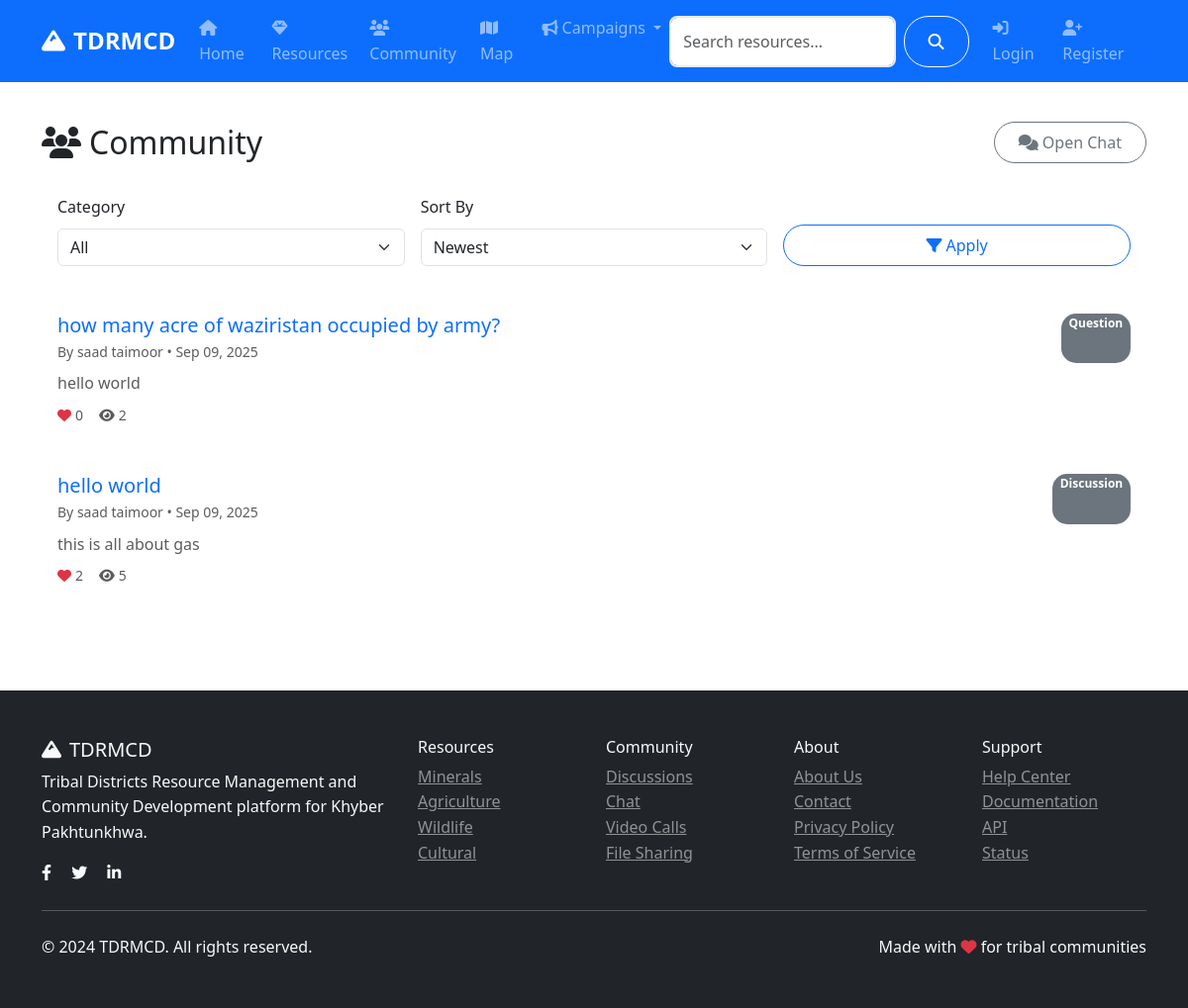
/community/, run on an earlier commit of the app's database.
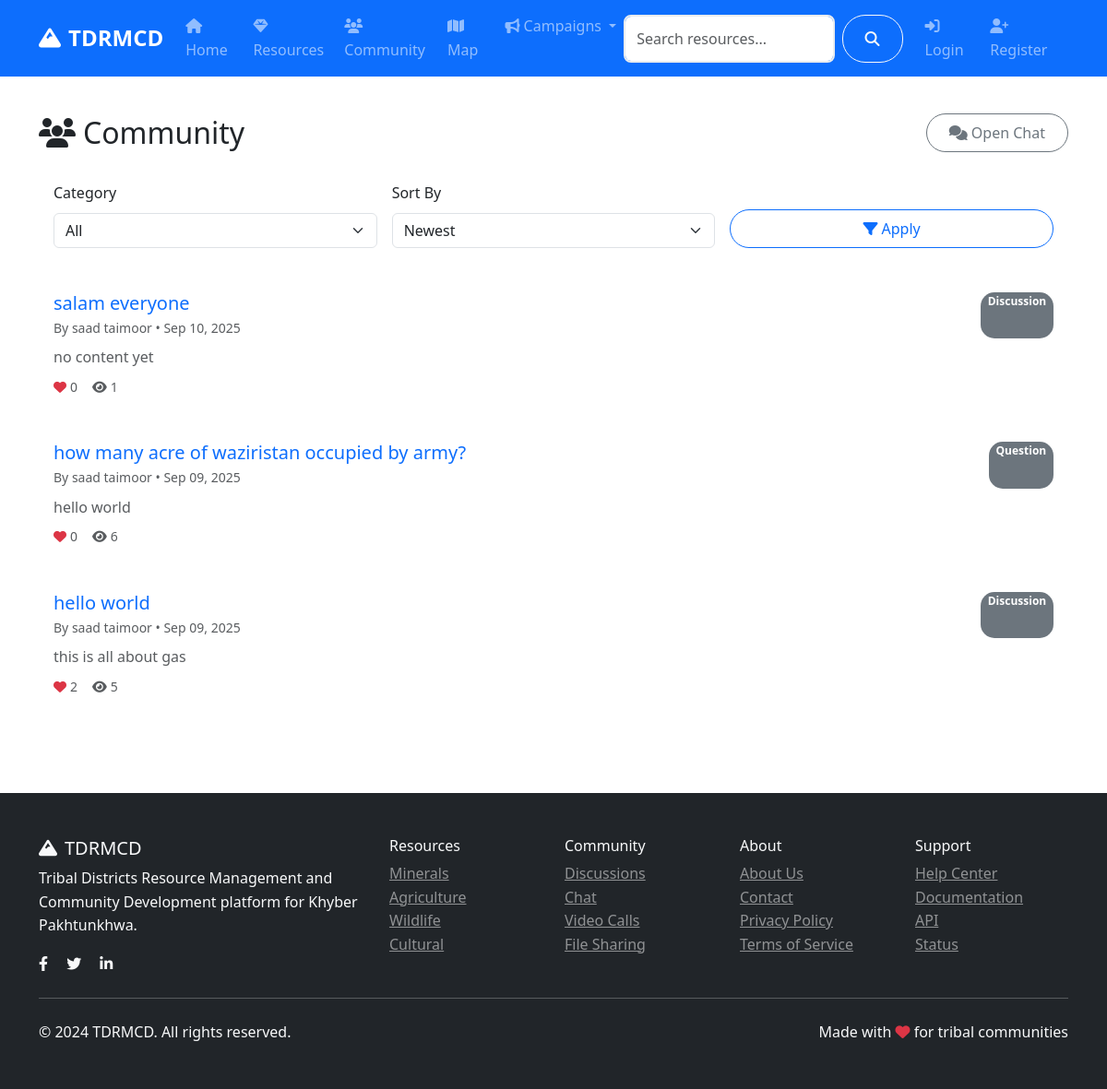
And on a later commit of the database.
### models.py (models this page shows, shortened)
class CommunityPost(db.Model):
    id = db.Column(db.Integer, primary_key=True)
    title = db.Column(db.String(200), nullable=False)
    content = db.Column(db.Text, nullable=False)
    category = db.Column(db.String(50), nullable=False)  # discussion, question, announcement
    tags = db.Column(db.String(200))
    image_url = db.Column(db.String(200))
    likes = db.Column(db.Integer, default=0)
    views = db.Column(db.Integer, default=0)
    author_id = db.Column(db.Integer, db.ForeignKey('user.id'), nullable=False)
    created_at = db.Column(db.DateTime, default=datetime.utcnow)
    updated_at = db.Column(db.DateTime, default=datetime.utcnow, onupdate=datetime.utcnow)
    comments = db.relationship('Comment', backref='post', lazy='dynamic', cascade='all, delete-orphan')
    likes_relation = db.relationship('PostLike', backref='post', lazy='dynamic', cascade='all, delete-orphan')

class User(UserMixin, db.Model):
    id = db.Column(db.Integer, primary_key=True)
    username = db.Column(db.String(80), unique=True, nullable=False)
    email = db.Column(db.String(120), unique=True, nullable=False)
    password_hash = db.Column(db.String(120), nullable=False)
    first_name = db.Column(db.String(50), nullable=False)
    last_name = db.Column(db.String(50), nullable=False)
    role = db.Column(db.String(20), default='user')  # user, admin, researcher
    location = db.Column(db.String(100))
    bio = db.Column(db.Text)
    avatar = db.Column(db.String(200), default='default.jpg')
    is_active = db.Column(db.Boolean, default=True)
    created_at = db.Column(db.DateTime, default=datetime.utcnow)
    last_seen = db.Column(db.DateTime, default=datetime.utcnow)
    resources = db.relationship('Resource', backref='author', lazy='dynamic')
    posts = db.relationship('CommunityPost', backref='author', lazy='dynamic')
    chat_messages = db.relationship('ChatMessage', backref='sender', lazy='dynamic')
    file_submissions = db.relationship(
        'FileSubmission',
        foreign_keys='FileSubmission.submitter_id',
        backref='submitter',
        lazy='dynamic'
    )
    reviewed_submissions = db.relationship(
        'FileSubmission',
        foreign_keys='FileSubmission.reviewed_by',
        backref='reviewer_user',
        lazy='dynamic'
    )
    notifications = db.relationship('Notification', backref='user', lazy='dynamic')
    def get_full_name(self):
        return f"{self.first_name} {self.last_name}"

### routes/community.py (the view)
@community_bp.route('/')
def index():
    page = request.args.get('page', 1, type=int)
    category = request.args.get('category', 'all')
    sort_by = request.args.get('sort', 'newest')
    query = CommunityPost.query
    if category != 'all':
        query = query.filter_by(category=category)
    if sort_by == 'newest':
        query = query.order_by(CommunityPost.created_at.desc())
    elif sort_by == 'oldest':
        query = query.order_by(CommunityPost.created_at.asc())
    elif sort_by == 'popular':
        query = query.order_by(CommunityPost.likes.desc())
    elif sort_by == 'most_viewed':
        query = query.order_by(CommunityPost.views.desc())
    posts = query.paginate(
        page=page, per_page=10, error_out=False
    )
    categories = ['discussion', 'question', 'announcement', 'news']
    return render_template('community/index.html',
                         posts=posts,
                         categories=categories,
                         current_category=category,
                         current_sort=sort_by)

### templates/community/index.html (shortened to what this page needs)
{% extends "base.html" %}
{% block content %}
<div class="container py-4">
    <div class="d-flex justify-content-between align-items-center mb-3">
        <h2 class="mb-0"><i class="fas fa-users me-2"></i>Community</h2>
        <div class="d-flex gap-2">
            <a class="btn btn-outline-secondary" href="{{ url_for('community.chat') }}">
                <i class="fas fa-comments me-1"></i>Open Chat
            </a>
        </div>
    </div>
    <div class="card mb-3">
        <div class="card-body">
            <form class="row g-3" method="get" action="{{ url_for('community.index') }}">
                <div class="col-md-4">
                    <label class="form-label">Category</label>
                    <select name="category" class="form-select">
                        <option value="all" {% if current_category == 'all' %}selected{% endif %}>All</option>
                    </select>
                </div>
                <div class="col-md-4">
                    <label class="form-label">Sort By</label>
                    <select name="sort" class="form-select">
                        <option value="newest" {% if current_sort == 'newest' %}selected{% endif %}>Newest</option>
                    </select>
                </div>
                <div class="col-md-4 d-flex align-items-end">
                    <button class="btn btn-outline-primary w-100" type="submit"><i class="fas fa-filter me-1"></i>Apply</button>
                </div>
            </form>
        </div>
    </div>
    <div class="row">
        <div class="col-12">
            {% if posts.items %}
                {% for post in posts.items %}
                <div class="card mb-3">
                    <div class="card-body">
                        <div class="d-flex justify-content-between">
                            <div>
                                <a class="text-decoration-none" href="{{ url_for('community.post_detail', id=post.id) }}">
                                    <h5 class="mb-1">{{ post.title }}</h5>
                                </a>
                                <div class="text-muted small">By {{ post.author.get_full_name() }} • {{ post.created_at.strftime('%b %d, %Y') }}</div>
                            </div>
                            <span class="badge bg-secondary">{{ post.category.title() }}</span>
                        </div>
                        <p class="mt-2 mb-2 text-muted">{{ post.content[:200] }}{% if post.content|length > 200 %}...{% endif %}</p>
                        <div class="d-flex gap-3 text-muted small">
                            <span><i class="fas fa-heart me-1 text-danger"></i>{{ post.likes }}</span>
                            <span><i class="fas fa-eye me-1"></i>{{ post.views }}</span>
                        </div>
                    </div>
                </div>
                {% endfor %}
            {% endif %}
        </div>
    </div>
</div>
{% endblock %}

### templates/base.html (shortened to what this page needs)
<!DOCTYPE html>
<html lang="en">
<head>
    <link href="https://cdn.jsdelivr.net/npm/bootstrap@5.3.0/dist/css/bootstrap.min.css" rel="stylesheet">
    <link rel="stylesheet" href="https://cdnjs.cloudflare.com/ajax/libs/font-awesome/6.4.0/css/all.min.css">
    <link rel="stylesheet" href="https://unpkg.com/leaflet@1.9.4/dist/leaflet.css">
    <link rel="stylesheet" href="{{ url_for('static', filename='css/style.css') }}">
</head>
<body>
    <nav class="navbar navbar-expand-lg navbar-dark bg-primary sticky-top">
        <div class="container">
            <a class="navbar-brand fw-bold" href="{{ url_for('main.index') }}">
                <i class="fas fa-mountain me-2"></i>TDRMCD
            </a>
            <div class="collapse navbar-collapse" id="navbarNav">
                <ul class="navbar-nav me-auto">
                    <li class="nav-item">
                        <a class="nav-link" href="{{ url_for('main.index') }}">
                            <i class="fas fa-home me-1"></i>Home
                        </a>
                    </li>
                    <li class="nav-item">
                        <a class="nav-link" href="{{ url_for('resources.index') }}">
                            <i class="fas fa-gem me-1"></i>Resources
                        </a>
                    </li>
                    <li class="nav-item">
                        <a class="nav-link" href="{{ url_for('community.index') }}">
                            <i class="fas fa-users me-1"></i>Community
                        </a>
                    </li>
                    <li class="nav-item">
                        <a class="nav-link" href="{{ url_for('main.map_view') }}">
                            <i class="fas fa-map me-1"></i>Map
                        </a>
                    </li>
                    <li class="nav-item dropdown">
                        <a class="nav-link dropdown-toggle" href="#" role="button" data-bs-toggle="dropdown">
                            <i class="fas fa-bullhorn me-1"></i>Campaigns
                        </a>
                    </li>
                </ul>
                <form class="d-flex me-3" action="{{ url_for('main.search') }}" method="GET">
                    <input class="form-control me-2" type="search" name="q" placeholder="Search resources..." value="{{ request.args.get('q', '') }}">
                    <button class="btn btn-outline-light" type="submit">
                        <i class="fas fa-search"></i>
                    </button>
                </form>
                <ul class="navbar-nav">
                    {% if current_user.is_authenticated %}
                        <li class="nav-item dropdown">
                            <a class="nav-link dropdown-toggle" href="#" role="button" data-bs-toggle="dropdown">
                                <i class="fas fa-bell me-1"></i>
                                <span id="notification-count" class="badge bg-danger">0</span>
                            </a>
                            <ul class="dropdown-menu dropdown-menu-end notification-dropdown">
                                <li><h6 class="dropdown-header">Notifications</h6></li>
                                <div id="notifications-list">
                                    <li><a class="dropdown-item text-muted" href="#">No new notifications</a></li>
                                </div>
                                <li><hr class="dropdown-divider"></li>
                                <li><a class="dropdown-item text-center" href="#" id="mark-all-read">Mark all as read</a></li>
                            </ul>
                        </li>
                        <li class="nav-item dropdown">
                            <a class="nav-link dropdown-toggle" href="#" role="button" data-bs-toggle="dropdown">
                                <i class="fas fa-user-circle me-1"></i>{{ current_user.get_full_name() }}
                            </a>
                            <ul class="dropdown-menu dropdown-menu-end">
                                <li><a class="dropdown-item" href="{{ url_for('main.dashboard') }}">
                                    <i class="fas fa-tachometer-alt me-2"></i>Dashboard
                                </a></li>
                                <li><a class="dropdown-item" href="{{ url_for('auth.profile') }}">
                                    <i class="fas fa-user me-2"></i>Profile
                                </a></li>
                                <li><a class="dropdown-item" href="{{ url_for('community.chat') }}">
                                    <i class="fas fa-comments me-2"></i>Chat
                                </a></li>
                                {% if current_user.is_admin() %}
                                <li><hr class="dropdown-divider"></li>
                                <li><a class="dropdown-item" href="{{ url_for('admin.dashboard') }}">
                                    <i class="fas fa-cogs me-2"></i>Admin Panel
                                </a></li>
                                {% endif %}
                                <li><hr class="dropdown-divider"></li>
                                <li><a class="dropdown-item" href="{{ url_for('auth.logout') }}">
                                    <i class="fas fa-sign-out-alt me-2"></i>Logout
                                </a></li>
                            </ul>
                        </li>
                    {% else %}
                        <li class="nav-item">
                            <a class="nav-link" href="{{ url_for('auth.login') }}">
                                <i class="fas fa-sign-in-alt me-1"></i>Login
                            </a>
                        </li>
                        <li class="nav-item">
                            <a class="nav-link" href="{{ url_for('auth.register') }}">
                                <i class="fas fa-user-plus me-1"></i>Register
                            </a>
                        </li>
                    {% endif %}
                </ul>
            </div>
        </div>
    </nav>
    <main>
        {% block content %}{% endblock %}
    </main>
    <footer class="bg-dark text-light py-5 mt-5">
        <div class="container">
            <div class="row">
                <div class="col-md-4">
                    <h5><i class="fas fa-mountain me-2"></i>TDRMCD</h5>
                    <p>Tribal Districts Resource Management and Community Development platform for Khyber Pakhtunkhwa.</p>
                    <div class="social-links">
                        <a href="#" class="text-light me-3"><i class="fab fa-facebook-f"></i></a>
                        <a href="#" class="text-light me-3"><i class="fab fa-twitter"></i></a>
                        <a href="#" class="text-light me-3"><i class="fab fa-linkedin-in"></i></a>
                    </div>
                </div>
                <div class="col-md-2">
                    <h6>Resources</h6>
                    <ul class="list-unstyled">
                        <li><a href="{{ url_for('resources.by_category', category='minerals') }}" class="text-light-50">Minerals</a></li>
                        <li><a href="{{ url_for('resources.by_category', category='agriculture') }}" class="text-light-50">Agriculture</a></li>
                        <li><a href="{{ url_for('resources.by_category', category='wildlife') }}" class="text-light-50">Wildlife</a></li>
                        <li><a href="{{ url_for('resources.by_category', category='cultural') }}" class="text-light-50">Cultural</a></li>
                    </ul>
                </div>
                <div class="col-md-2">
                    <h6>Community</h6>
                    <ul class="list-unstyled">
                        <li><a href="{{ url_for('community.index') }}" class="text-light-50">Discussions</a></li>
                        <li><a href="{{ url_for('community.chat') }}" class="text-light-50">Chat</a></li>
                        <li><a href="{{ url_for('community.video_calls') }}" class="text-light-50">Video Calls</a></li>
                        <li><a href="{{ url_for('community.files') }}" class="text-light-50">File Sharing</a></li>
                    </ul>
                </div>
                <div class="col-md-2">
                    <h6>About</h6>
                    <ul class="list-unstyled">
                        <li><a href="{{ url_for('main.about') }}" class="text-light-50">About Us</a></li>
                        <li><a href="{{ url_for('main.contact') }}" class="text-light-50">Contact</a></li>
                        <li><a href="#" class="text-light-50">Privacy Policy</a></li>
                        <li><a href="#" class="text-light-50">Terms of Service</a></li>
                    </ul>
                </div>
                <div class="col-md-2">
                    <h6>Support</h6>
                    <ul class="list-unstyled">
                        <li><a href="#" class="text-light-50">Help Center</a></li>
                        <li><a href="#" class="text-light-50">Documentation</a></li>
                        <li><a href="#" class="text-light-50">API</a></li>
                        <li><a href="#" class="text-light-50">Status</a></li>
                    </ul>
                </div>
            </div>
            <hr class="my-4">
            <div class="row align-items-center">
                <div class="col-md-6">
                    <p class="mb-0">&copy; 2024 TDRMCD. All rights reserved.</p>
                </div>
                <div class="col-md-6 text-md-end">
                    <p class="mb-0">Made with <i class="fas fa-heart text-danger"></i> for tribal communities</p>
                </div>
            </div>
        </div>
    </footer>
</body>
</html>

What changed in the data, as far as the page shows it:
added CommunityPost: title "salam everyone", author.get_full_name "saad taimoor", created_at "Sep 10, 2025", category "Discussion", content "no content yet", likes "0", views "1"
changed CommunityPost "how many acre of waziristan occupied by army?": views "2" → "6"
